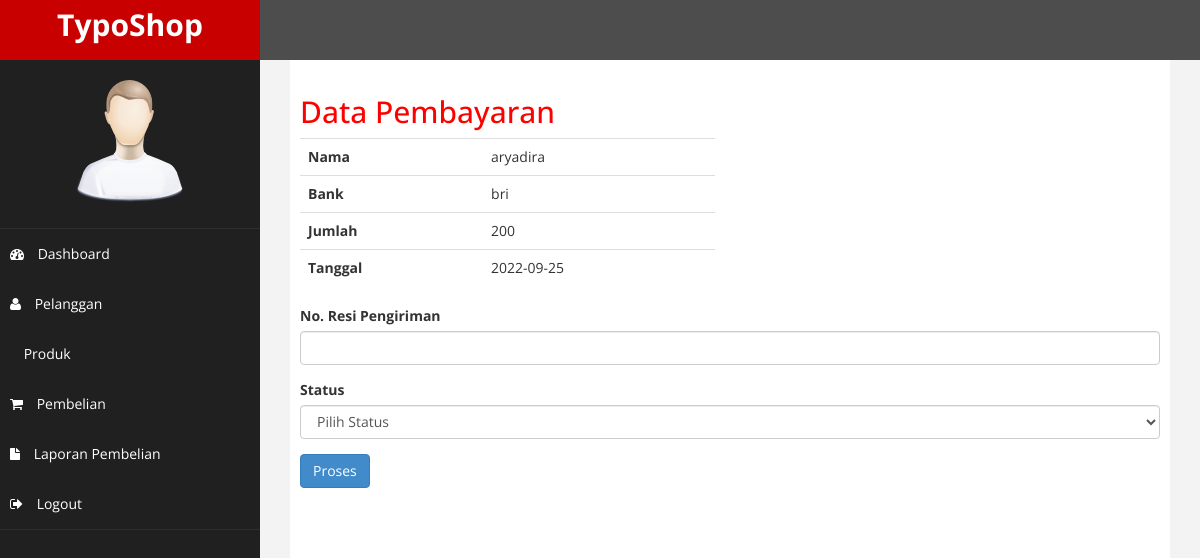
Screenshot of /admin/index.php?halaman=pembayaran&id=37 (signed in) with the database file from the repository.
### tables this page shows
CREATE TABLE `pembayaran` (
  `id_pembayaran` int(11) NOT NULL,
  `id_pembelian` int(11) NOT NULL,
  `nama` varchar(255) NOT NULL,
  `bank` varchar(255) NOT NULL,
  `jumlah` int(11) NOT NULL,
  `tanggal` date NOT NULL,
  `bukti` varchar(255) NOT NULL
);

### admin/pembayaran.php (the view, shortened to what this page needs)
<h2>Data Pembayaran</h2>
<?php
$id_pembelian = $_GET['id'];
$ambil = $koneksi->query("SELECT * FROM pembayaran WHERE id_pembelian='$id_pembelian'");
$detail = $ambil->fetch_assoc();
?>
<!DOCTYPE html>
<html lang="en">
<head>
</head>
<body>
  <div class="row">
    <div class="col-md-6">
      <table class="table">
        <tr>
          <th>Nama</th>
          <td><?php echo $detail['nama']; ?></td>
        </tr>
        <tr>
          <th>Bank</th>
          <td><?php echo $detail['bank']; ?></td>
        </tr>
        <tr>
          <th>Jumlah</th>
          <td><?php echo number_format($detail['jumlah']);?></td>
        </tr>
        <tr>
          <th>Tanggal</th>
          <td><?php echo $detail['tanggal']; ?></td>
        </tr>
      </table>
    </div>
    <div class="col-md-6">
    </div>
  </div>
  <form action="" method="POST">
    <div class="form-group">
      <label for="status">No. Resi Pengiriman</label>
      <input type="text" class="form-control" name="resi">
    </div>
    <div class="form-group">
      <label for="status">Status</label>
      <select class="form-control"name="status" id="status">
        <option value="">Pilih Status</option>
      </select>
    </div>
    <button class="btn btn-primary" name="proses">Proses</button>
  </form>
</body>
</html>

### admin/assets/css/custom.css (style rules this page uses)
body { font-family: 'Open Sans', sans-serif; }
h2 { color: #f00; }

### rows the page displays
pembayaran: nama "aryadira", bank "bri", jumlah "200", tanggal "2022-09-25"
